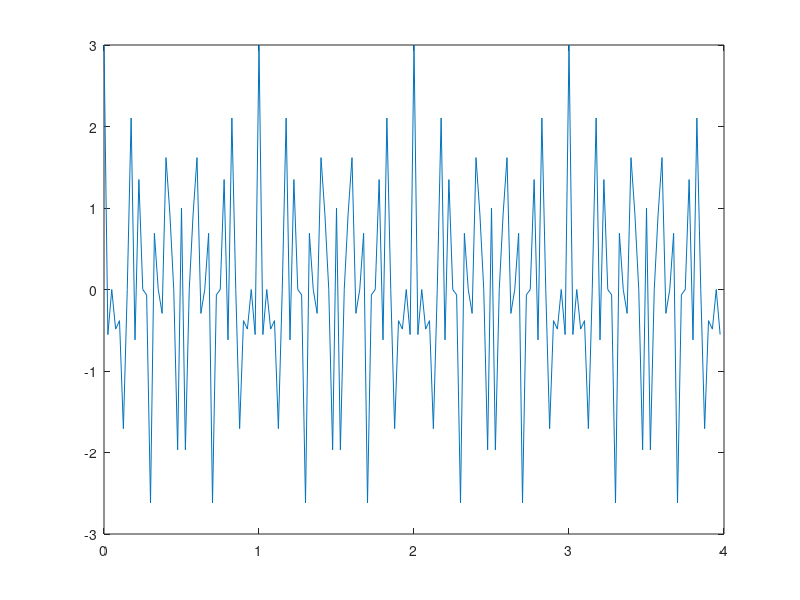
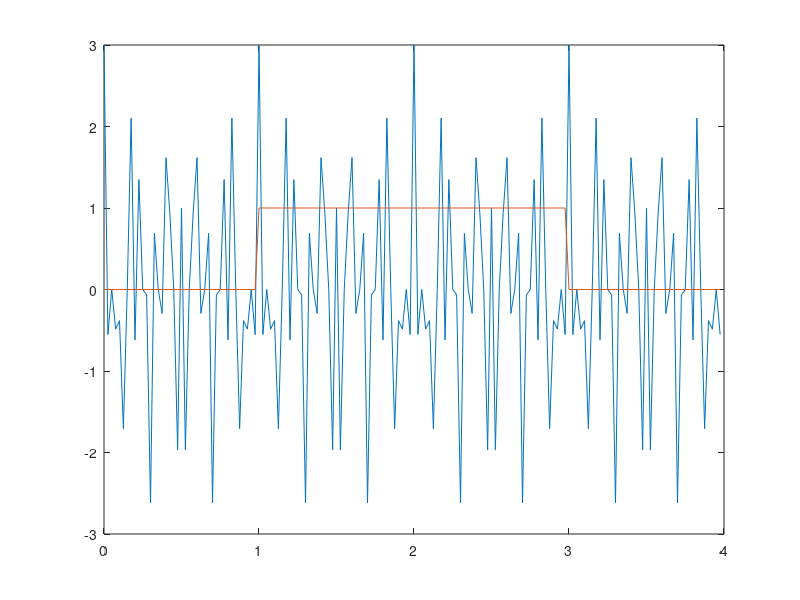
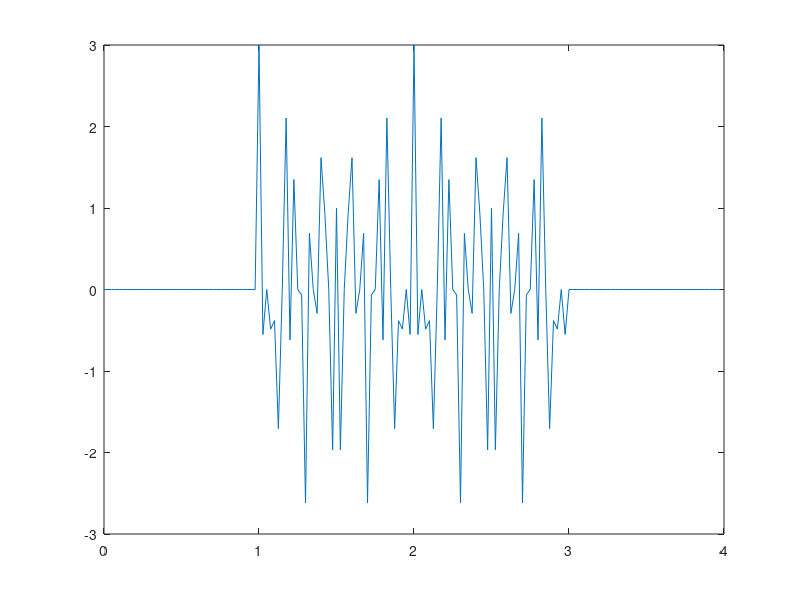
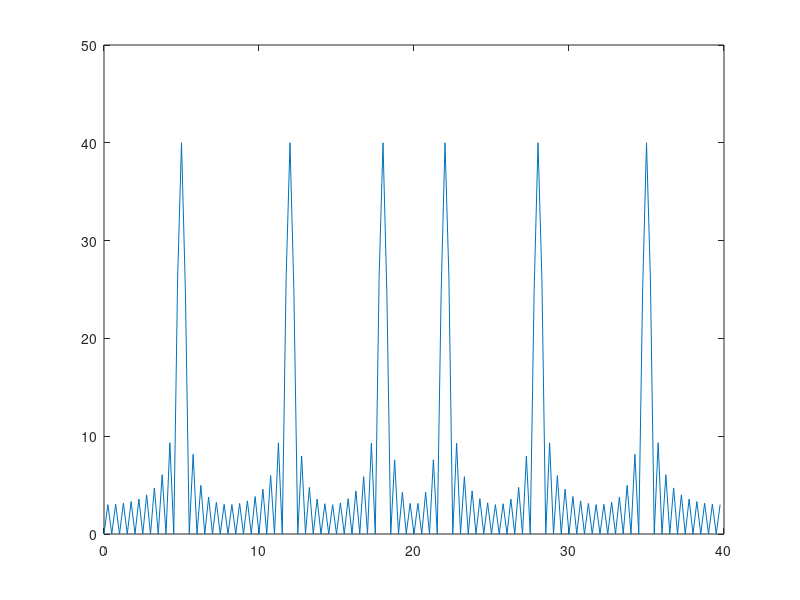

Write the MATLAB code that produced these figures, in order.
clear; clc; close all
Fs = 40;    % サンプリング周波数
t = 0:1/Fs:4.0-1/Fs; % 4秒間サンプリング
N = length(t);  % 信号の長さ
x = cos(5*2*pi*t) + cos(12*2*pi*t) + cos(18*2*pi*t); % 余弦波の線形結合
figure(1), plot(t,x)    %信号の図示

Nw = round(N/2); %窓関数の長さ
if 1 % 矩形窓を生成
    w = boxcar(Nw)'; %窓関数を生成(矩形窓)
else %ハミング窓を生成
    w = hamming(Nw)'; %窓関数の生成(ハミング窓)
end
w = [zeros(1,N/4) w zeros(1,N/4)]; %窓関数にゼロ詰め
y = w.*x; %窓関数(矩形窓)により切り出し

figure(2),plot(t,x,t,w) %窓関数の図示
figure(3),plot(t,y) %窓関数で切り出した信号の図示

Y = fft(y); %窓関数により切り出した信号を離散フーリエ変換
figure(4),plot([0:Fs/N:Fs-Fs/N],abs(Y)) %振幅スペクトルの図示(横軸-周波数)